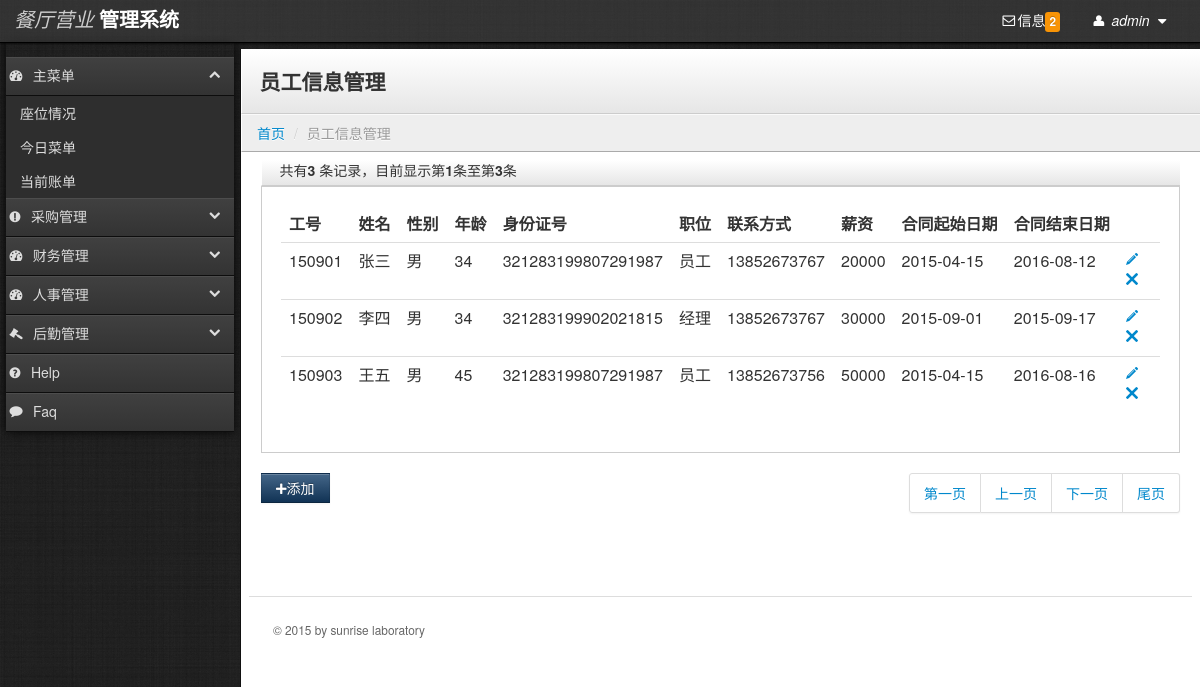
The app's page /newRes/staffinfo.php (signed in) with its own data.
### tables this page shows
CREATE TABLE `staff` (
  `staffID` bigint(20) NOT NULL,
  `name` varchar(50) NOT NULL,
  `sex` varchar(2) default NULL,
  `age` int(11) default NULL,
  `identityCardID` varchar(50) NOT NULL,
  `position` varchar(100) default NULL,
  `phone` varchar(20) NOT NULL,
  `wage` int(11) default NULL,
  `startWorkTime` date NOT NULL,
  `endWorkTime` date default NULL,
  PRIMARY KEY  (`staffID`)
);

### newRes/staffinfo.php (the view, shortened to what this page needs)
<?php require_once('conn/conn.php');
if($_GET["id"]!="")
{
	$id=$_GET[id];
	$deleteSQL="delete from staff where staffID=$id";
	$sql=mysql_query($deleteSQL,$conn) or die(mysql_error());
	echo "<script>window.location.href='staffinfo.php';</script>";
}
else
{
	$currentPage = "staffinfo.php";
	$maxRows = 5;
	$pageNum = 0;
	$startRow = $pageNum * $maxRows;
	$query = "select * from staff";
	$query_limit = sprintf("%s limit %d, %d", $query, $startRow, $maxRows);
	$sql = mysql_query($query_limit, $conn) or die(mysql_error());
	$row = mysql_fetch_assoc($sql);
	if (isset($_GET[totalRows])) {
	  $totalRows_rs1 = $_GET[totalRows];
	} else {
	  $all = mysql_query($query);
	  $totalRows = mysql_num_rows($all);
	}
	$totalPages = ceil($totalRows/$maxRows)-1;
}
?>
    <?php include('boot.php');?>
    <div class="content">
        <div class="header">
            <h1 class="page-title">员工信息管理</h1>
        </div>
        <ul class="breadcrumb">
            <li><a href="index.php">首页</a> <span class="divider">/</span></li>
            <li class="active">员工信息管理</li>
        </ul>
        <div class="container-fluid">
            <div class="row-fluid">
<div class="header">
	<label>共有<strong><?php echo $totalRows ?></strong> 条记录，目前显示第<strong><?php echo ($startRow + 1) ?></strong>条至第<strong><?php echo min($startRow + $maxRows, $totalRows) ?></strong>条
    </label>
</div>
<div class="well">
    <table class="table">
      <thead>
        <tr>
          <th>工号</th>
          <th>姓名</th>
          <th>性别</th>
          <th>年龄</th>
          <th>身份证号</th>
          <th>职位</th>
          <th>联系方式</th>
          <th>薪资</th>
          <th>合同起始日期</th>
          <th>合同结束日期</th>
          <th style="width: 26px;"></th>
        </tr>
      </thead>
      <tbody>
       <?php
	  		$i=0;
	  		do { $i++;
			?>
          <?php if ($totalRows > 0) {  ?>
        <tr>
          <td id="<?php echo "id".$i;?>"><?php echo $row['staffID'];?></td>
          <td><?php echo $row['name'];?></td>
          <td><?php echo $row['sex'];?></td>
          <td><?php echo $row['age'];?></td>
          <td><?php echo $row['identityCardID'];?></td>
          <td><?php echo $row['position'];?></td>
          <td><?php echo $row['phone'];?></td>
          <td><?php echo $row['wage'];?></td>
          <td><?php echo $row['startWorkTime'];?></td>
          <td><?php echo $row['endWorkTime'];?></td>
          <td>
              <a href="modify_staffinfo.php?id=<?php echo $row['staffID'];?>"><i class="icon-pencil"></i></a>
              <a href="#myModal" role="button" data-toggle="modal"><i id="<?php echo $row['staffID'];?>" onClick="PassID(this)" class="icon-remove"></i></a>
          </td>
        </tr>
		   <?php }  ?>
<?php } while ($row = mysql_fetch_assoc($sql)); ?>
      </tbody>
    </table>
</div>
<div class="pagination">
    <button class="btn btn-primary" onClick="GoToTianJia()"><i class="icon-plus"></i>添加</button>
    <ul style="float:right">
        <li><a href="<?php printf("%s?pageNum=%d", $currentPage, 0); ?>">第一页</a></li>
        <li><a href="<?php printf("%s?pageNum=%d", $currentPage, max(0, $pageNum - 1)); ?>">上一页</a></li>
        <li><a href="<?php printf("%s?pageNum=%d", $currentPage, min($totalPages, $pageNum + 1)); ?>">下一页</a></li>
        <li><a href="<?php printf("%s?pageNum=%d", $currentPage, $totalPages); ?>">尾页</a></li>
    </ul>
</div>
                    <footer>
                        <hr>
                        <p>&copy; 2015 by sunrise laboratory </p>
                </footer>
            </div>
        </div>
    </div>
  </body>
</html>

### newRes/stylesheets/theme.css (style rules this page uses)
body { background: #222; background-image: url('../images/black-Linen.png'); background-position: initial initial; background-repeat: initial initial; margin: 0px; padding: 0px; }
h1 { margin-top: 0px; color: #eee; }
hr { border-top: 1px solid #ddd; border-bottom: 1px solid #fff; }
.content { min-width: 400px; position: relative; min-height: 800px; background: #fff; margin-left: 240px; margin-top: 6px; border-left: 1px solid #000000; border-left: 1px solid #111; }
.header { background: #ffffff; background: #ffffff; background: -webkit-gradient(linear, left bottom, left top, color-stop(0, #e6e6e6), color-stop(1, #ffffff)); background: -ms-linear-gradient(bottom, #e6e6e6, #ffffff); background: -moz-linear-gradient(center bottom, #e6e6e6 0%, #ffffff 100%); background: -o-linear-gradient(bottom, #e6e6e6, #ffffff); filter: progid:dximagetransform.microsoft.gradient(startColorStr='#e6e6e6', EndColorStr='#ffffff'); -ms-filter: "progid:DXImageTransform.Microsoft.gradient(startColorStr='#ffffff',EndColorStr='#e6e6e6')"; border-bottom: 1px solid #cccccc; border-top: 1px solid #ffffff; border-left: 1px solid #ffffff; padding: 0em 1.25em; }
.header h1 { margin: 1em 0em; padding: 0em; line-height: 1em; font-size: 1.5em; color: #eee; color: #333; }
.breadcrumb { -webkit-box-shadow: none; -moz-box-shadow: none; box-shadow: none; -webkit-border-radius: 0px; -moz-border-radius: 0px; border-radius: 0px; -moz-background-clip: padding; -webkit-background-clip: padding-box; background-clip: padding-box; background: #eee; border-bottom: 1px solid #aaa; border-top: 1px solid #fafafa; border-left: 1px solid #fff; margin-bottom: .5em; }
footer { padding: 1em; margin-top: 4em; color: #666; font-size: .85em; line-height: 1.3em; }
footer hr { margin: 2em -2em; }
.btn { -webkit-border-radius: 0px; -moz-border-radius: 0px; border-radius: 0px; }
.btn-primary { background-color: #113355; background-image: -webkit-gradient(linear, 0 0, 0 100%, from(#446688), to(#113355)); background-image: -webkit-linear-gradient(top, #446688, #113355); background-image: -o-linear-gradient(top, #446688, #113355); background-image: linear-gradient(to bottom, #446688, #113355); background-image: -moz-linear-gradient(top, #446688, #113355); filter: progid:dximagetransform.microsoft.gradient(startColorStr='#446688', EndColorStr='#113355'); -ms-filter: "progid:DXImageTransform.Microsoft.gradient(startColorStr='#446688',EndColorStr='#113355')"; }
.well { background-color: #fff; border: 1px solid #ccc; -webkit-box-shadow: 1px 1px 0px #ffffff; -moz-box-shadow: 1px 1px 0px #ffffff; box-shadow: 1px 1px 0px #ffffff; -webkit-border-radius: 0px; -moz-border-radius: 0px; border-radius: 0px; -moz-background-clip: padding; -webkit-background-clip: padding-box; background-clip: padding-box; }

### newRes/staffinfo.php (style rules this page uses)
label { display:inline-block; }

### records on screen
staff: staffID "150901", name "张三", sex "男", age "34", identityCardID "321283199807291987", position "员工", phone "13852673767", wage "20000", startWorkTime "2015-04-15", endWorkTime "2016-08-12"
staff: staffID "150902", name "李四", sex "男", age "34", identityCardID "321283199902021815", position "经理", phone "13852673767", wage "30000", startWorkTime "2015-09-01", endWorkTime "2015-09-17"
staff: staffID "150903", name "王五", sex "男", age "45", identityCardID "321283199807291987", position "员工", phone "13852673756", wage "50000", startWorkTime "2015-04-15", endWorkTime "2016-08-16"

### other values on screen
$arrayDealTFNum['count'] "2"
$totalRows "3"
$startRow + 1 "1"
min($startRow + $maxRows, $totalRows) "3"
